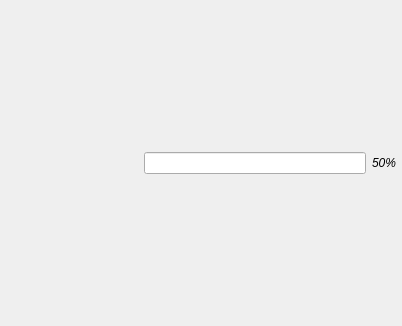
<?xml version="1.0" encoding="UTF-8"?>
<ui version="4.0">
 <class>ui_webbrowser_widget</class>
 <widget class="QWidget" name="ui_webbrowser_widget">
  <property name="geometry">
   <rect>
    <x>0</x>
    <y>0</y>
    <width>402</width>
    <height>326</height>
   </rect>
  </property>
  <property name="windowTitle">
   <string>Form</string>
  </property>
  <layout class="QVBoxLayout" name="layout_main">
   <property name="spacing">
    <number>12</number>
   </property>
   <property name="margin">
    <number>6</number>
   </property>
   <item>
    <widget class="QWidget" name="top_widget" native="true">
     <property name="sizePolicy">
      <sizepolicy hsizetype="Preferred" vsizetype="Fixed">
       <horstretch>0</horstretch>
       <verstretch>0</verstretch>
      </sizepolicy>
     </property>
     <layout class="QHBoxLayout" name="horizontalLayout">
      <property name="margin">
       <number>0</number>
      </property>
      <item>
       <widget class="QPushButton" name="button_back">
        <property name="sizePolicy">
         <sizepolicy hsizetype="Fixed" vsizetype="Fixed">
          <horstretch>0</horstretch>
          <verstretch>0</verstretch>
         </sizepolicy>
        </property>
        <property name="toolTip">
         <string>Go back</string>
        </property>
        <property name="text">
         <string/>
        </property>
        <property name="flat">
         <bool>true</bool>
        </property>
       </widget>
      </item>
      <item>
       <widget class="QPushButton" name="button_osdoc">
        <property name="toolTip">
         <string>Open OpenSesame documentation area</string>
        </property>
        <property name="text">
         <string/>
        </property>
        <property name="flat">
         <bool>true</bool>
        </property>
       </widget>
      </item>
      <item>
       <widget class="QPushButton" name="button_forum">
        <property name="toolTip">
         <string>Open cogsci.nl forum</string>
        </property>
        <property name="text">
         <string/>
        </property>
        <property name="flat">
         <bool>true</bool>
        </property>
       </widget>
      </item>
      <item>
       <widget class="QLineEdit" name="edit_url">
        <property name="toolTip">
         <string>Address</string>
        </property>
        <property name="readOnly">
         <bool>true</bool>
        </property>
       </widget>
      </item>
      <item>
       <widget class="QLabel" name="label_load_progress">
        <property name="sizePolicy">
         <sizepolicy hsizetype="Fixed" vsizetype="Preferred">
          <horstretch>0</horstretch>
          <verstretch>0</verstretch>
         </sizepolicy>
        </property>
        <property name="font">
         <font>
          <italic>true</italic>
         </font>
        </property>
        <property name="toolTip">
         <string>Progress</string>
        </property>
        <property name="text">
         <string>50%</string>
        </property>
       </widget>
      </item>
     </layout>
    </widget>
   </item>
  </layout>
 </widget>
 <resources/>
 <connections/>
</ui>
